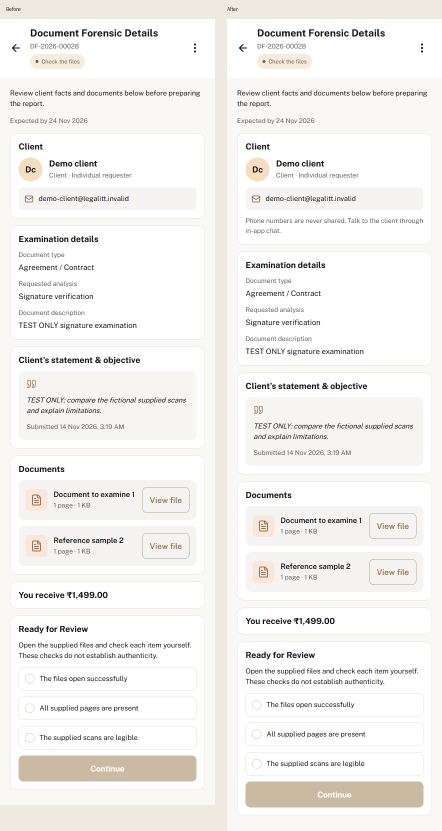
#> input picture reports/court-20261114/part-a/comparisons/document_forensic-accepted.png, 884 x 1662 px, given as the content of the folder docs/flows/la-screens/built, which was not available (shown at 1/2 size)
$ python compare-advice-screens.py
#> lines starting #> are read from the running program, lines starting #| are printed output that depends on the picture
from pathlib import Path
from PIL import Image, ImageDraw, ImageFont
root=Path('design/figma-2026-11-12'); out=Path('docs/flows/la-screens'); (out/'comparisons').mkdir(parents=True,exist_ok=True)
font=ImageFont.truetype('C:/Windows/Fonts/arial.ttf',16)
mapping={'client-landing':'Html → Body (9).png','client-info':'Html → Body (10).png','client-categories':'07.png','client-intake':'05.png','client-requested-slot':'09.png','client-review':'136.png','client-scan-pay':'Documents Forensic 19.png','client-payment-success':'12.png','client-slot-requested':'14.png','client-chat':'138.png','client-completed':'13.png','client-time-proposal':'14.png','client-video-room':'16.png','client-video-paused':'16.png','client-video-completed':'13.png','client-rating':'20.png','client-followup':'Html → Body (11).png','client-followup-selection':'157.png','advocate-request':'48.png','advocate-confirmed':'43.png','advocate-chat':'40.png','advocate-summary':'46.png','advocate-video-room':'36.png','advocate-video-paused':'53.png'}
rows=[]
for p in sorted((out/'built').glob('*.png')):
 if p.stem.startswith('failure-'):continue
 side='Advocate' if p.stem.startswith('advocate-') else 'Client'
 name=mapping.get(p.stem)
 if 'checkout' in p.stem:name='Documents Forensic 18.png'
 if 'advocates' in p.stem:name='03.png' if 'audio' in p.stem else '04.png' if 'video' in p.stem else '157.png'
 ref=root/f'Legal-Advice-{side}-Side'/name if name else None
 if ref and not ref.exists() and name.startswith('Html '):
  matches=list(ref.parent.glob('*'+name.split('Body',1)[1]+''))
  if len(matches)==1:ref=matches[0]
 if ref and not ref.exists():raise Exception(f'Missing mapped reference {ref}')
 images=[]
 for f in ([ref] if ref else [])+[p]:
  im=Image.open(f).convert('RGB');im.thumbnail((690 if p.stem.startswith('admin-') else 430,6000));images.append(im)
#> further down, im is the input picture: PIL image 884x1662 RGB; mean R, G, B 244, 242.3, 239.9
#> after `im.thumbnail((690 if p.stem.startswith('admin-') else 430, 6000))`:
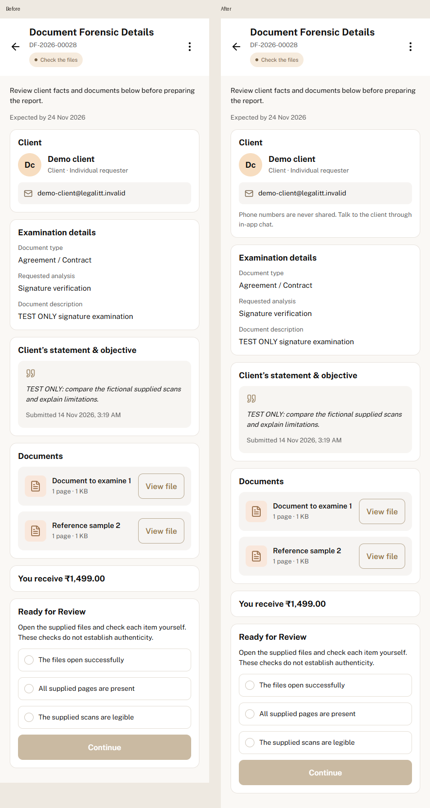
#> im: PIL image 430x808 RGB; mean R, G, B 243.9, 242.1, 239.7
 width=1460 if p.stem.startswith('admin-') else 920
 canvas=Image.new('RGB',(width,max(im.height for im in images)+90),'#eee9e2');draw=ImageDraw.Draw(canvas)
#> after `canvas = Image.new('RGB', (width, max((im.height for im in images)) + `:
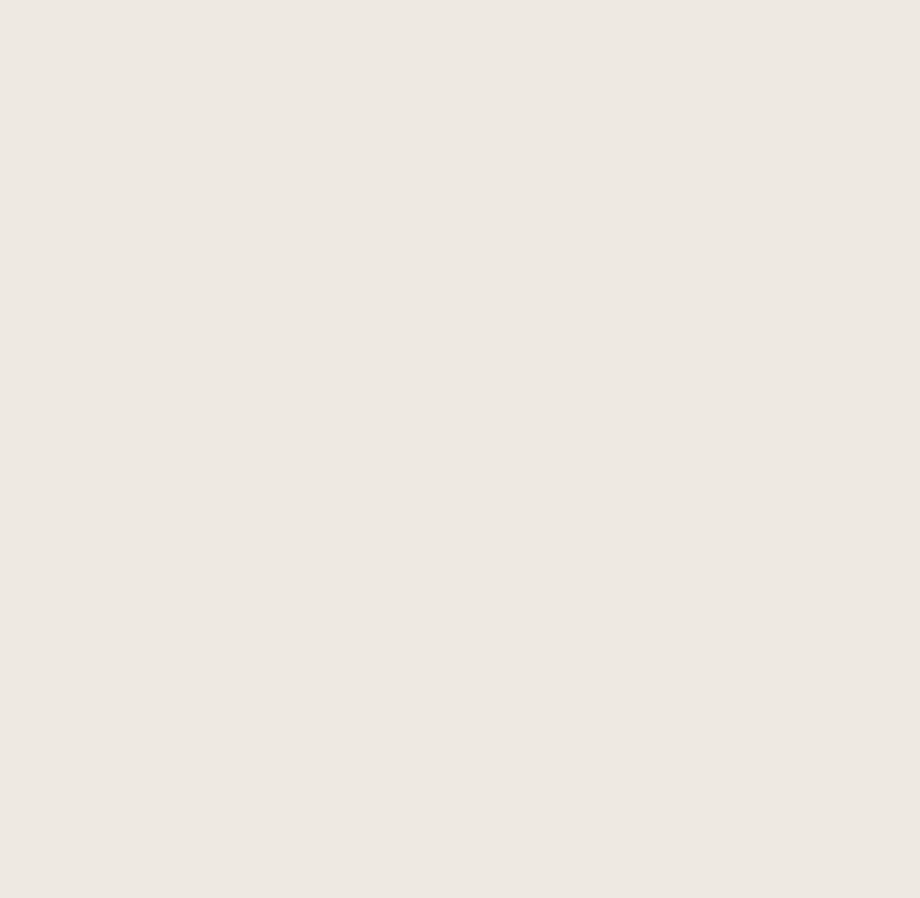
#> canvas: PIL image 920x898 RGB; mean R, G, B 238, 233, 226
 draw.text((20,15),'Supplied November design' if ref else 'Shared / undesigned screen (§9.2)',font=font,fill='black');draw.text((width//2+20,15),'Built · new synthetic local case',font=font,fill='black')
 if ref:canvas.paste(images[0],(20,65))
 canvas.paste(images[-1],(width//2+20,65));target=out/'comparisons'/(p.stem+'.jpg');canvas.save(target,quality=85,optimize=True)
#> after `canvas.paste(images[-1], (width // 2 + 20, 65))`:
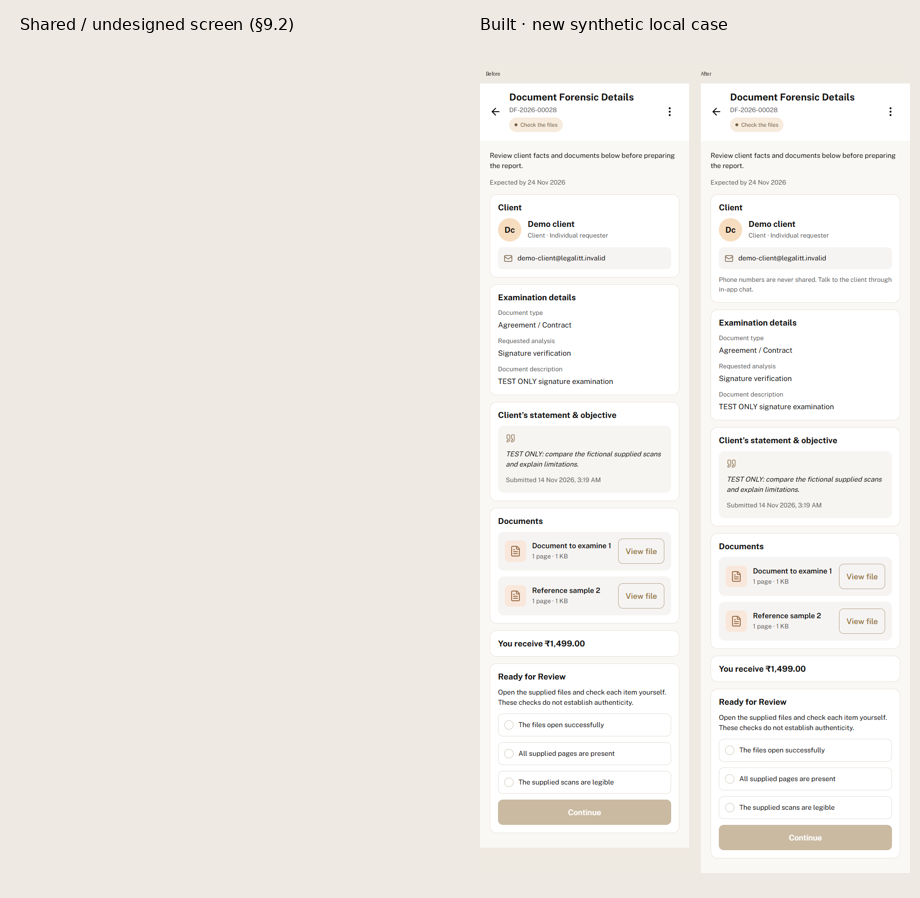
#> canvas: PIL image 920x898 RGB; mean R, G, B 240, 236.4, 231.4
 rows.append(f'| {p.stem} | [Capture](built/{p.name}) | [Comparison](comparisons/{target.name}) | {ref.as_posix() if ref else "Shared screen / existing admin style"} |')
(out/'README.md').write_text('# Legal Advice visual evidence\n\nActual browser captures from the isolated local acceptance database; all cases are newly labelled synthetic data. The 60-point answers override drawn fixed tier prices, independent advocate end-call controls and repeated KYC. Test calls transmit no media. Test checkout and preliminary AI output are labelled. Missing configuration and real empty profiles are not filled with fixtures. Admin screens use the existing panel style (architecture §9.2).\n\n| Screen | Built | Side-by-side | Reference |\n|---|---|---|---|\n'+'\n'.join(rows)+'\n',encoding='utf8')
print(f'{len(rows)} Legal Advice comparisons written')

$ run again, on reports/court-20261114/part-a/comparisons/ln-upload-review.png
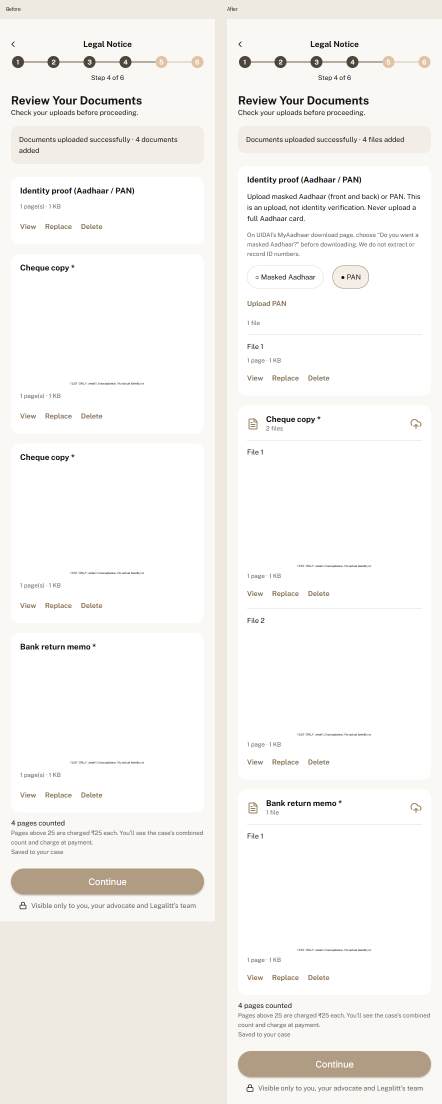
#> input picture reports/court-20261114/part-a/comparisons/ln-upload-review.png, 884 x 2208 px, given as the content of the folder docs/flows/la-screens/built, which was not available (shown at 1/2 size)
#> im is the input picture: PIL image 884x2208 RGB; mean R, G, B 246.1, 244.3, 241.7
#> `im.thumbnail((690 if p.stem.startswith('admin-') else 430, 6000))`:
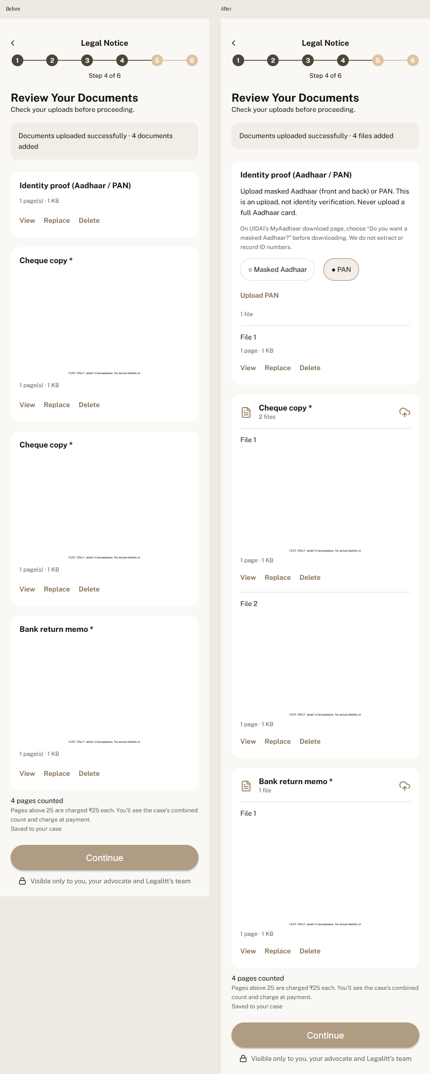
#> im: PIL image 430x1074 RGB; mean R, G, B 246.1, 244.3, 241.7
#> `canvas.paste(images[-1], (width // 2 + 20, 65))`:
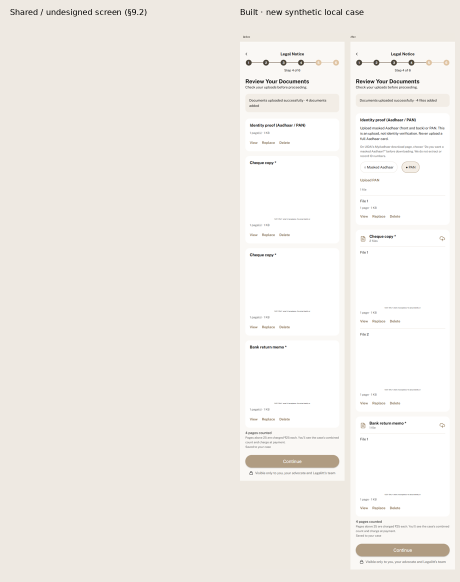
#> canvas: PIL image 920x1164 RGB (shown at 1/2 size); mean R, G, B 241.1, 237.5, 232.4

$ run again, on reports/court-20261114/part-a/comparisons/ln-uploads.png
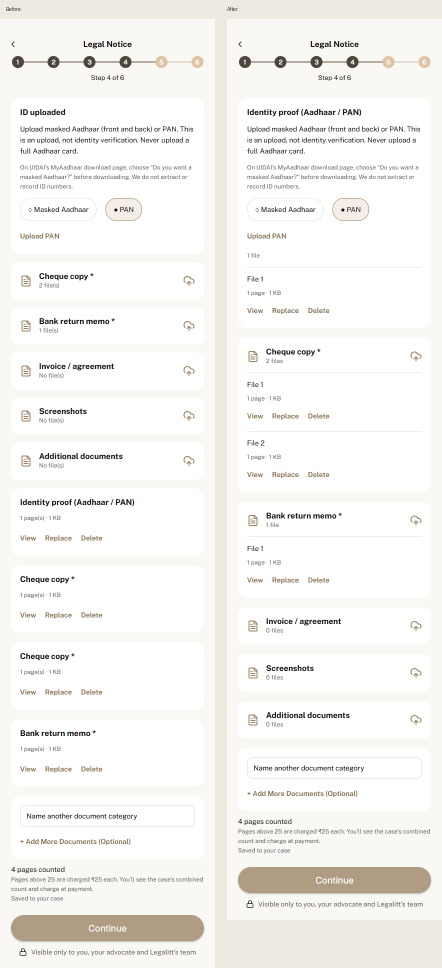
#> input picture reports/court-20261114/part-a/comparisons/ln-uploads.png, 884 x 1936 px, given as the content of the folder docs/flows/la-screens/built, which was not available (shown at 1/2 size)
#> im is the input picture: PIL image 884x1936 RGB; mean R, G, B 245.6, 244, 241.6
#> `im.thumbnail((690 if p.stem.startswith('admin-') else 430, 6000))`:
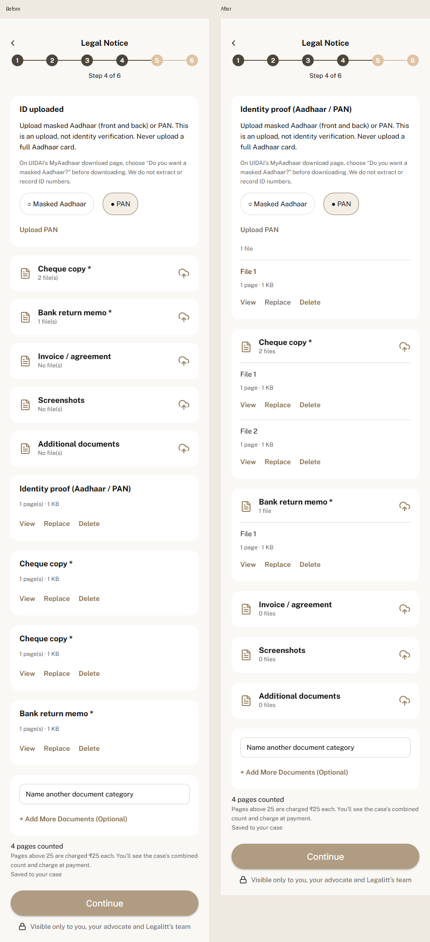
#> im: PIL image 430x942 RGB; mean R, G, B 245.5, 243.9, 241.5
#> `canvas.paste(images[-1], (width // 2 + 20, 65))`:
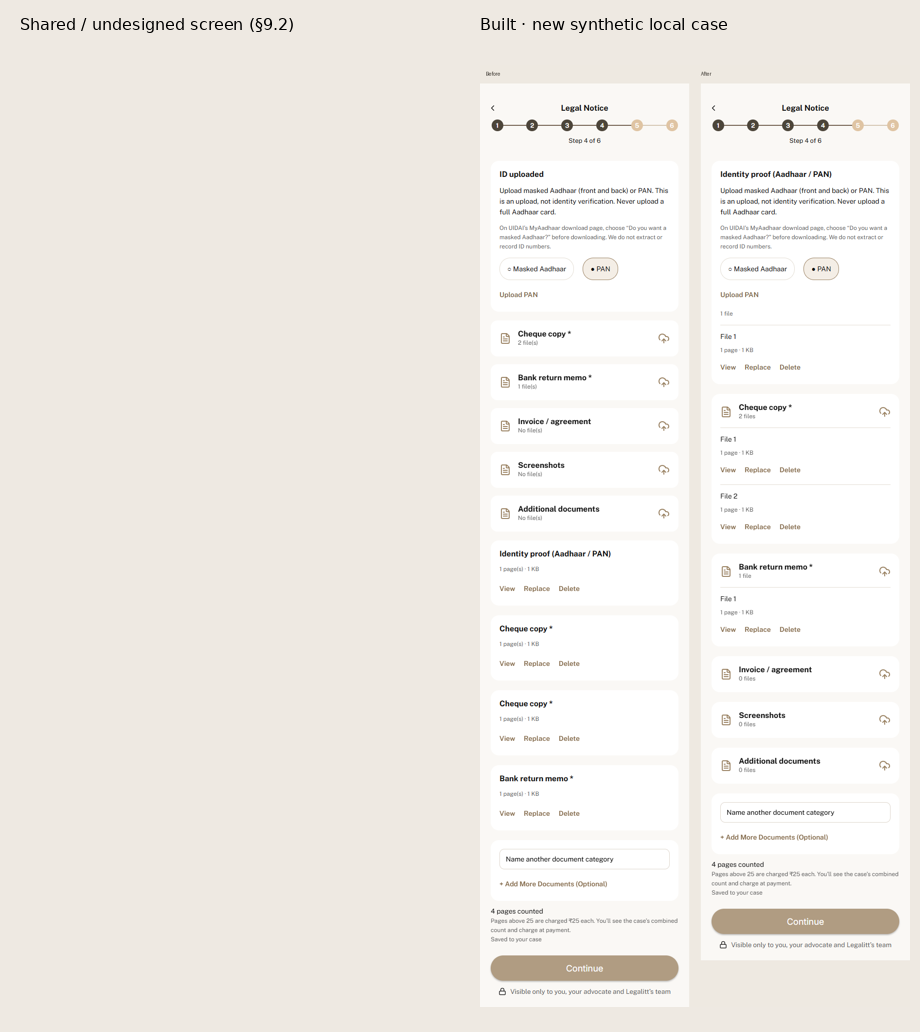
#> canvas: PIL image 920x1032 RGB; mean R, G, B 240.8, 237.3, 232.3

$ run again, on reports/court-20261114/part-a/comparisons/property_search-accepted.png
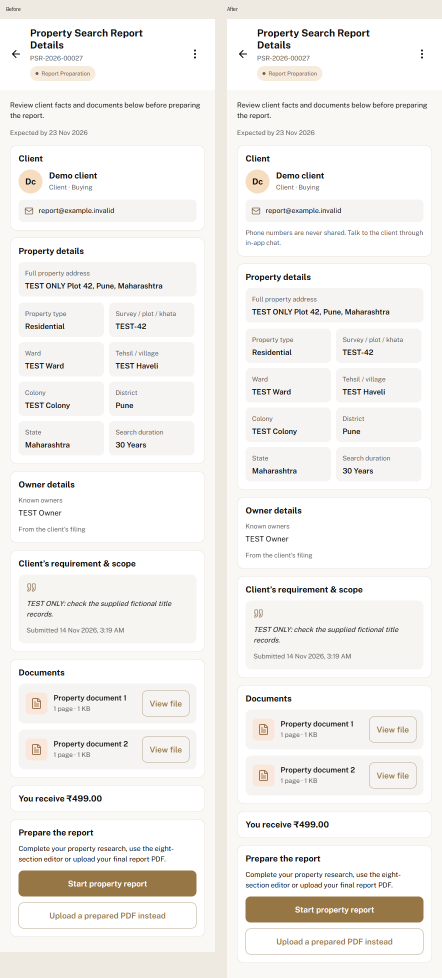
#> input picture reports/court-20261114/part-a/comparisons/property_search-accepted.png, 884 x 1956 px, given as the content of the folder docs/flows/la-screens/built, which was not available (shown at 1/2 size)
#> im is the input picture: PIL image 884x1956 RGB; mean R, G, B 242.8, 240.6, 237.6
#> `im.thumbnail((690 if p.stem.startswith('admin-') else 430, 6000))`:
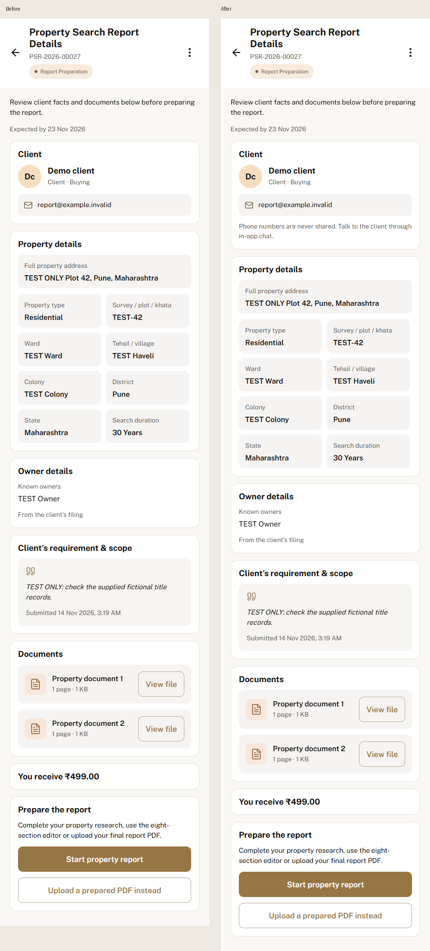
#> im: PIL image 430x951 RGB; mean R, G, B 242.7, 240.5, 237.5
#> `canvas.paste(images[-1], (width // 2 + 20, 65))`:
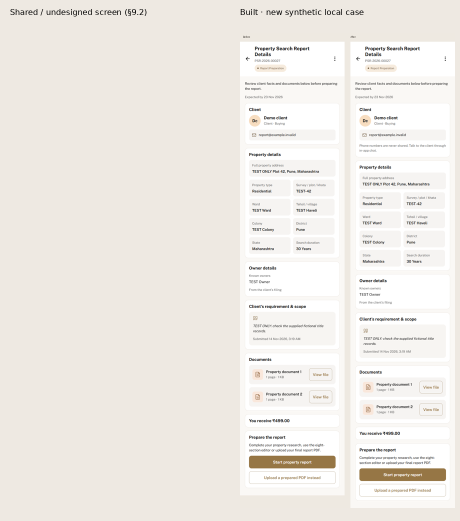
#> canvas: PIL image 920x1041 RGB (shown at 1/2 size); mean R, G, B 239.6, 235.8, 230.6
